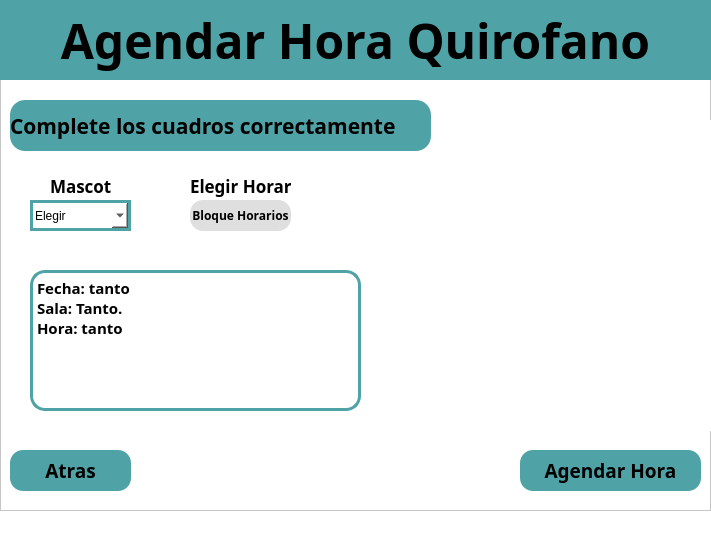
<?xml version="1.0" encoding="UTF-8"?>
<ui version="4.0">
 <class>MainWindow</class>
 <widget class="QMainWindow" name="MainWindow">
  <property name="geometry">
   <rect>
    <x>0</x>
    <y>0</y>
    <width>711</width>
    <height>540</height>
   </rect>
  </property>
  <property name="minimumSize">
   <size>
    <width>711</width>
    <height>540</height>
   </size>
  </property>
  <property name="maximumSize">
   <size>
    <width>711</width>
    <height>540</height>
   </size>
  </property>
  <property name="font">
   <font>
    <pointsize>36</pointsize>
   </font>
  </property>
  <property name="windowTitle">
   <string>Clinica CVI</string>
  </property>
  <property name="styleSheet">
   <string notr="true">background-color: rgb(255, 255, 255);</string>
  </property>
  <widget class="QWidget" name="centralwidget">
   <widget class="QFrame" name="frame">
    <property name="geometry">
     <rect>
      <x>0</x>
      <y>0</y>
      <width>711</width>
      <height>511</height>
     </rect>
    </property>
    <property name="minimumSize">
     <size>
      <width>711</width>
      <height>511</height>
     </size>
    </property>
    <property name="maximumSize">
     <size>
      <width>711</width>
      <height>511</height>
     </size>
    </property>
    <property name="sizeIncrement">
     <size>
      <width>10000</width>
      <height>10000</height>
     </size>
    </property>
    <property name="cursor">
     <cursorShape>ArrowCursor</cursorShape>
    </property>
    <property name="styleSheet">
     <string notr="true">background-color: rgb(255, 255, 255);</string>
    </property>
    <property name="frameShape">
     <enum>QFrame::StyledPanel</enum>
    </property>
    <property name="frameShadow">
     <enum>QFrame::Raised</enum>
    </property>
    <widget class="QLabel" name="subMenu">
     <property name="geometry">
      <rect>
       <x>10</x>
       <y>100</y>
       <width>421</width>
       <height>51</height>
      </rect>
     </property>
     <property name="font">
      <font>
       <family>Corbel</family>
       <pointsize>16</pointsize>
       <weight>75</weight>
       <bold>true</bold>
      </font>
     </property>
     <property name="styleSheet">
      <string notr="true">background-color: rgb(79, 163, 166);
border-radius: 15px;
</string>
     </property>
     <property name="text">
      <string>Complete los cuadros correctamente</string>
     </property>
     <property name="alignment">
      <set>Qt::AlignLeading|Qt::AlignLeft|Qt::AlignVCenter</set>
     </property>
     <property name="margin">
      <number>16</number>
     </property>
    </widget>
    <widget class="QLabel" name="FondoPerrito">
     <property name="geometry">
      <rect>
       <x>390</x>
       <y>120</y>
       <width>321</width>
       <height>311</height>
      </rect>
     </property>
     <property name="text">
      <string/>
     </property>
     <property name="pixmap">
      <pixmap>../imagenes/Logo-removebg-preview.png</pixmap>
     </property>
     <property name="scaledContents">
      <bool>true</bool>
     </property>
    </widget>
    <widget class="QLabel" name="labelMascota">
     <property name="geometry">
      <rect>
       <x>50</x>
       <y>170</y>
       <width>61</width>
       <height>31</height>
      </rect>
     </property>
     <property name="font">
      <font>
       <family>Corbel</family>
       <pointsize>13</pointsize>
       <weight>75</weight>
       <bold>true</bold>
      </font>
     </property>
     <property name="styleSheet">
      <string notr="true"/>
     </property>
     <property name="text">
      <string>Mascota</string>
     </property>
    </widget>
    <widget class="QLabel" name="labelHorario">
     <property name="geometry">
      <rect>
       <x>190</x>
       <y>170</y>
       <width>101</width>
       <height>31</height>
      </rect>
     </property>
     <property name="font">
      <font>
       <family>Corbel</family>
       <pointsize>13</pointsize>
       <weight>75</weight>
       <bold>true</bold>
      </font>
     </property>
     <property name="styleSheet">
      <string notr="true"/>
     </property>
     <property name="text">
      <string>Elegir Horario</string>
     </property>
    </widget>
    <widget class="QPushButton" name="ButtonAtras">
     <property name="geometry">
      <rect>
       <x>10</x>
       <y>450</y>
       <width>121</width>
       <height>41</height>
      </rect>
     </property>
     <property name="font">
      <font>
       <family>Corbel</family>
       <pointsize>14</pointsize>
       <weight>75</weight>
       <bold>true</bold>
      </font>
     </property>
     <property name="cursor">
      <cursorShape>PointingHandCursor</cursorShape>
     </property>
     <property name="styleSheet">
      <string notr="true">QPushButton{
	border-radius: 13px;
	background-color: #4fa3a6;
}
QPushButton::hover {
    background: rgb(181, 181, 181) ;
}
</string>
     </property>
     <property name="text">
      <string>Atras</string>
     </property>
    </widget>
    <widget class="QPushButton" name="ButtonAgendarHora">
     <property name="geometry">
      <rect>
       <x>520</x>
       <y>450</y>
       <width>181</width>
       <height>41</height>
      </rect>
     </property>
     <property name="font">
      <font>
       <family>Corbel</family>
       <pointsize>14</pointsize>
       <weight>75</weight>
       <bold>true</bold>
      </font>
     </property>
     <property name="cursor">
      <cursorShape>PointingHandCursor</cursorShape>
     </property>
     <property name="styleSheet">
      <string notr="true">QPushButton{
	border-radius: 13px;
	background-color: #4fa3a6;
}
QPushButton::hover {
    background: rgb(181, 181, 181) ;
}
</string>
     </property>
     <property name="text">
      <string>Agendar Hora</string>
     </property>
    </widget>
    <widget class="QComboBox" name="MascotaComboBox">
     <property name="geometry">
      <rect>
       <x>30</x>
       <y>200</y>
       <width>101</width>
       <height>31</height>
      </rect>
     </property>
     <property name="styleSheet">
      <string notr="true">border: 3px solid #4fa3a6 ;</string>
     </property>
     <item>
      <property name="text">
       <string>Elegir</string>
      </property>
     </item>
    </widget>
    <widget class="QLabel" name="Titulo">
     <property name="geometry">
      <rect>
       <x>0</x>
       <y>0</y>
       <width>711</width>
       <height>80</height>
      </rect>
     </property>
     <property name="font">
      <font>
       <family>Corbel</family>
       <pointsize>36</pointsize>
       <weight>75</weight>
       <bold>true</bold>
      </font>
     </property>
     <property name="styleSheet">
      <string notr="true">background: #4fa3a6;</string>
     </property>
     <property name="text">
      <string>Agendar Hora Quirofano</string>
     </property>
     <property name="alignment">
      <set>Qt::AlignCenter</set>
     </property>
    </widget>
    <widget class="QPushButton" name="ButtonAtras_2">
     <property name="geometry">
      <rect>
       <x>190</x>
       <y>200</y>
       <width>101</width>
       <height>31</height>
      </rect>
     </property>
     <property name="font">
      <font>
       <family>Corbel</family>
       <pointsize>9</pointsize>
       <weight>75</weight>
       <bold>true</bold>
      </font>
     </property>
     <property name="cursor">
      <cursorShape>PointingHandCursor</cursorShape>
     </property>
     <property name="styleSheet">
      <string notr="true">QPushButton{
	border-radius: 13px;
	background-color: #dfdfdf;
}
QPushButton::hover {
    background: rgb(189, 255, 253) ;
}
</string>
     </property>
     <property name="text">
      <string>Bloque Horarios</string>
     </property>
    </widget>
    <widget class="QLabel" name="subMenu_2">
     <property name="geometry">
      <rect>
       <x>30</x>
       <y>270</y>
       <width>331</width>
       <height>141</height>
      </rect>
     </property>
     <property name="font">
      <font>
       <family>Corbel</family>
       <pointsize>11</pointsize>
       <weight>75</weight>
       <bold>true</bold>
      </font>
     </property>
     <property name="cursor">
      <cursorShape>BlankCursor</cursorShape>
     </property>
     <property name="styleSheet">
      <string notr="true">border: 3px solid #4fa3a6 ;
border-radius: 15px;
</string>
     </property>
     <property name="text">
      <string>Fecha: tanto
Sala: Tanto.
Hora: tanto</string>
     </property>
     <property name="alignment">
      <set>Qt::AlignLeading|Qt::AlignLeft|Qt::AlignTop</set>
     </property>
     <property name="margin">
      <number>16</number>
     </property>
    </widget>
    <zorder>FondoPerrito</zorder>
    <zorder>subMenu</zorder>
    <zorder>labelMascota</zorder>
    <zorder>labelHorario</zorder>
    <zorder>ButtonAtras</zorder>
    <zorder>ButtonAgendarHora</zorder>
    <zorder>MascotaComboBox</zorder>
    <zorder>Titulo</zorder>
    <zorder>ButtonAtras_2</zorder>
    <zorder>subMenu_2</zorder>
   </widget>
  </widget>
  <widget class="QMenuBar" name="menubar">
   <property name="geometry">
    <rect>
     <x>0</x>
     <y>0</y>
     <width>711</width>
     <height>21</height>
    </rect>
   </property>
  </widget>
  <widget class="QStatusBar" name="statusbar"/>
 </widget>
 <resources>
  <include location="../imagenes/Resources.qrc"/>
 </resources>
 <connections/>
</ui>
